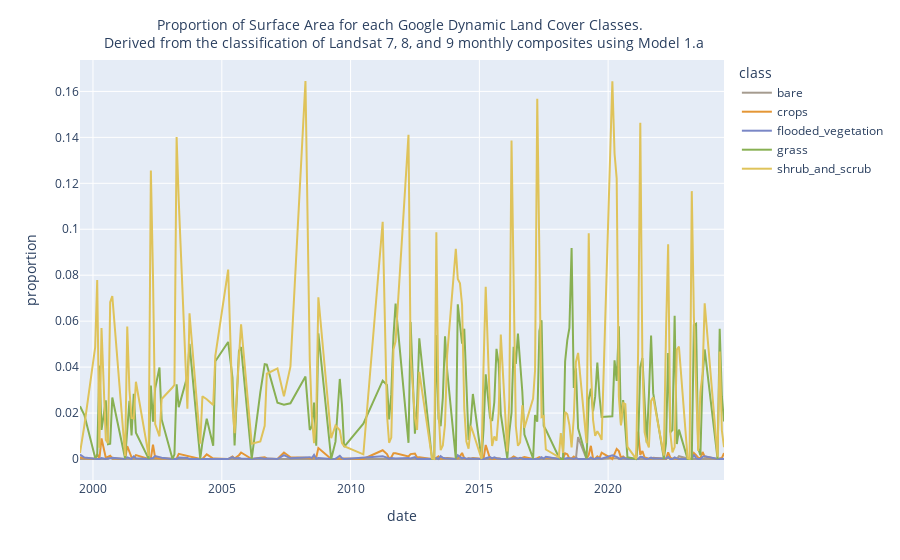

Notebook source saved alongside this figure:
### Code cell
# Liste des classes à conserver
classes_to_keep = ["shrub_and_scrub", "grass", "flooded_vegetation", "crops", "bare"]

# Filtrer les données pour ne conserver que les classes spécifiées
filtered_data = mean_data[mean_data['class'].isin(classes_to_keep)]

fig = px.line(filtered_data, x='date', y='proportion', color='class',
              color_discrete_map={
                  "grass": "#88b053",
                  "flooded_vegetation": "#7a87c6",
                  "crops": "#e49635",
                  "shrub_and_scrub": "#dfc35a",
                  "bare": "#a59b8f",
              })

import plotly.graph_objects as go

# Ajuster le titre avec une taille de police plus petite
fig.update_layout(
    title=go.layout.Title(
        text="Proportion of Surface Area for each Google Dynamic Land Cover Classes. <br> Derived from the classification of Landsat 7, 8, and 9 monthly composites using Model 1.a",
        xref="paper",
        x=0.5,
        font=dict(size=14)  # Taille du texte réduite à 14
    )
)

# Afficher le graphique
fig.show()

### Figure 1 — Plotly figure (JSON) as saved in the notebook; plotly's stock layout.template omitted (floating-point values rounded to 4 significant figures; data arrays with more than 128 entries replaced by an {"elided": "..."} marker saying what was removed)
{"data": [{"hovertemplate": "class=bare<br>date=%{x}<br>proportion=%{y}<extra></extra>", "legendgroup": "bare", "line": {"color": "#a59b8f", "dash": "solid"}, "marker": {"symbol": "circle"}, "mode": "lines", "name": "bare", "orientation": "v", "showlegend": true, "type": "scatter", "x": {"elided": "166 str values"}, "xaxis": "x", "y": {"elided": "166 float values"}, "yaxis": "y"}, {"hovertemplate": "class=crops<br>date=%{x}<br>proportion=%{y}<extra></extra>", "legendgroup": "crops", "line": {"color": "#e49635", "dash": "solid"}, "marker": {"symbol": "circle"}, "mode": "lines", "name": "crops", "orientation": "v", "showlegend": true, "type": "scatter", "x": {"elided": "166 str values"}, "xaxis": "x", "y": {"elided": "166 float values"}, "yaxis": "y"}, {"hovertemplate": "class=flooded_vegetation<br>date=%{x}<br>proportion=%{y}<extra></extra>", "legendgroup": "flooded_vegetation", "line": {"color": "#7a87c6", "dash": "solid"}, "marker": {"symbol": "circle"}, "mode": "lines", "name": "flooded_vegetation", "orientation": "v", "showlegend": true, "type": "scatter", "x": {"elided": "166 str values"}, "xaxis": "x", "y": {"elided": "166 float values"}, "yaxis": "y"}, {"hovertemplate": "class=grass<br>date=%{x}<br>proportion=%{y}<extra></extra>", "legendgroup": "grass", "line": {"color": "#88b053", "dash": "solid"}, "marker": {"symbol": "circle"}, "mode": "lines", "name": "grass", "orientation": "v", "showlegend": true, "type": "scatter", "x": {"elided": "166 str values"}, "xaxis": "x", "y": {"elided": "166 float values"}, "yaxis": "y"}, {"hovertemplate": "class=shrub_and_scrub<br>date=%{x}<br>proportion=%{y}<extra></extra>", "legendgroup": "shrub_and_scrub", "line": {"color": "#dfc35a", "dash": "solid"}, "marker": {"symbol": "circle"}, "mode": "lines", "name": "shrub_and_scrub", "orientation": "v", "showlegend": true, "type": "scatter", "x": {"elided": "166 str values"}, "xaxis": "x", "y": {"elided": "166 float values"}, "yaxis": "y"}], "layout": {"legend": {"title": {"text": "class"}, "tracegroupgap": 0}, "margin": {"t": 60}, "title": {"font": {"size": 14}, "text": "Proportion of Surface Area for each Google Dynamic Land Cover Classes. <br> Derived from the classification of Landsat 7, 8, and 9 monthly composites using Model 1.a", "x": 0.5, "xref": "paper"}, "xaxis": {"anchor": "y", "domain": [0, 1], "title": {"text": "date"}}, "yaxis": {"anchor": "x", "domain": [0, 1], "title": {"text": "proportion"}}}}
